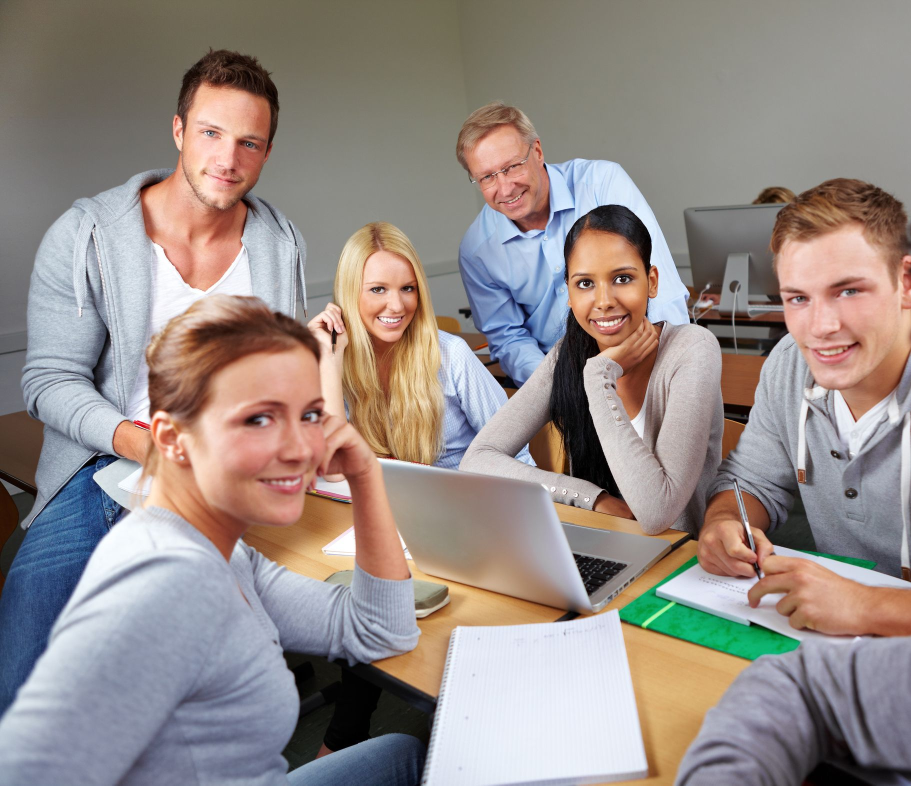
%> input picture Assignment3_Jingjiao_Ni/test_img.jpg, 1822 x 1571 px (shown at 1/2 size)
$ octave testing.m   (GNU Octave 9; MATLAB toolbox functions it lacks are replaced by stand-ins)
%> lines starting %> are read from the running program, lines starting %| are printed output that depends on the picture
### Assignment3_Jingjiao_Ni/meanvarpatchnorm.m
function res=meanvarpatchnorm(images)

[ysz,xsz,nsz]=size(images);

imgs=reshape(images,xsz*ysz,nsz);
meanval=mean(imgs,1);
stdval=std(imgs,0,1);
imgs=imgs-repmat(meanval,xsz*ysz,1);
imgs=imgs./(eps+repmat(stdval,xsz*ysz,1));
res=reshape(imgs,ysz,xsz,nsz);

### Assignment3_Jingjiao_Ni/GaussianPyramid.m
function GI = GaussianPyramid(I,level,factor)
% return a cell array
GI = cell(level,1);
GI{1} = imfilter(I,fspecial('Gaussian',[7 7],1),'same','conv','replicate');
for n=2:level,
    h = round(size(GI{n-1},1)/factor);
    w = round(size(GI{n-1},2)/factor);
    GI{n} = imresize(GI{n-1},[h w],'bicubic','Antialiasing',true);
end

### Assignment3_Jingjiao_Ni/Stage1Detector.m
function [x,y] = Stage1Detector( I, W )

% assumes a 24-by-24 bounding box
wxsz=24;
wysz=24;

% compute score function by correlating I with filter W
S = imfilter(I,W,'same','corr','replicate');

% do non-maximum suppression
Sdilated = imdilate(S,strel('disk',12));
B = Sdilated==S;
[y,x] = find(B);

% draw bounding boxes on the image
% bbox=[x(:)-wxsz/2 y(:)-wysz/2 x(:)+wxsz/2 y(:)+wysz/2];
% clf, showimage(I), showbbox(bbox);

end

### Assignment3_Jingjiao_Ni/Stage2Detector.m
function [x,y,score] = Stage2Detector(I,x,y, W,b,cellsize,threshold)


hogsize=24/cellsize;
[m,n]=size(I);
length=24;

npoints=size(x,1);
totalhog=zeros(npoints,hogsize*hogsize*31);
for i=1:npoints
    ymin=y(i)-length/2;
    ymax=y(i)+length/2;
    xmin=x(i)-length/2;
    xmax=x(i)+length/2;


    if xmin<1 || ymin<1 || xmax>n||ymax>m
        continue
    end
    img=I(ymin:ymax,xmin:xmax);
    hog=vl_hog(im2single(img),cellsize);
    hog=reshape(hog,1,hogsize*hogsize*31);
    totalhog(i,:)=hog;

end

score=totalhog*W+b;
x=x(score>threshold);
y=y(score>threshold);
score=score(score>threshold);
end

### Assignment3_Jingjiao_Ni/testing.m
close all;
clear all;

cellsize=4;

level=55;
factor=1.05;
start=35;
threshold=[2,1.7,1.5,1.8,2,2,2,2,1,2,2,2,2,2,1,1,1,1,1,1.2,2];

load('classifiers.mat');

OI=imread('test_img.jpg');
%> OI is the input picture: size 1571x1822x3 uint8; mean R, G, B 150.5, 139.9, 135.7

I=double(rgb2gray(OI));
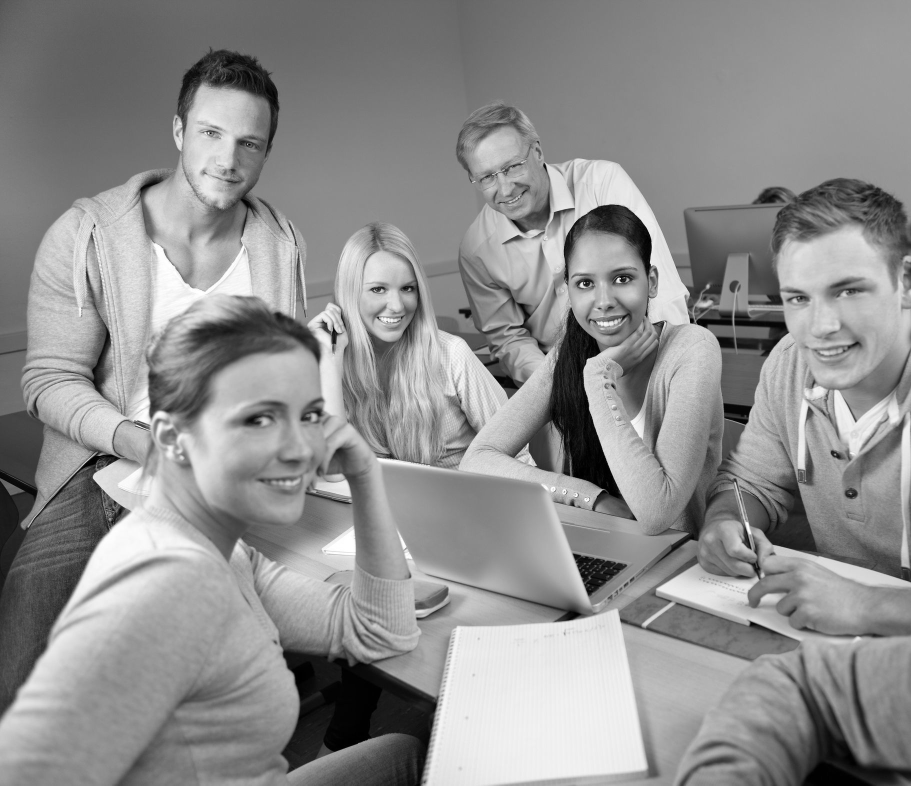
%> I: size 1571x1822 double (shown at 1/2 size); min 0, max 255, mean 142.6
I=meanvarpatchnorm(I);
%> in meanvarpatchnorm, `meanval=mean(imgs,1);`: meanval = 142.6
%> in meanvarpatchnorm, `stdval=std(imgs,0,1);`: stdval = 52.27

GI = GaussianPyramid(I,level,factor);
%> the loop in GaussianPyramid, `for n=2:level,` made 54 passes
%> (h, w) on passes 1 to 12: (1496, 1735), (1425, 1652), (1357, 1573), (1292, 1498), (1230, 1427), (1171, 1359), (1115, 1294), (1062, 1232), (1011, 1173), (963, 1117), (917, 1064), (873, 1013)
%> after the loop in GaussianPyramid, `for n=2:level,`: GI = 55 items
%> GI = 55 items
%> the run ends on the next line

bbox1=[];
bbox2=[];
for i=start:level
    img=GI{i};
    [x,y] = Stage1Detector( double(img), reshape(Wbestrp,24,24));

    length=24*(factor^(i-1));
    xshow=x*(factor^(i-1));
    yshow=y*(factor^(i-1));
    bbox=[xshow(:)-length/2 yshow(:)-length/2 xshow(:)+length/2 yshow(:)+length/2];
    bbox1=[bbox1;bbox];
    %figure(1),showimage(OI), showbbox(bbox);


    [x,y,score] = Stage2Detector( double(img),x,y, Wbesthog,bbesthog,cellsize,threshold(i-start+1));
